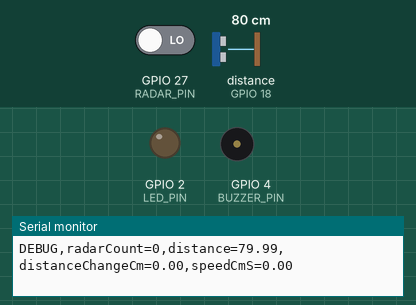
Simulated run of this sketch. Board: ESP32. Parts: output pins drawn as LEDs (lit = HIGH), buzzer (waves = sounding, pin HIGH), the last lines printed to the serial monitor. Wiring (inferred from the names in the program): ultrasonic range finder: trigger GPIO 5; echo GPIO 18. Inputs (shaded band) come from the test bench; at power-on: distance to the obstacle (sensor on GPIO 18) 80 cm, GPIO 27 (RADAR_PIN) LOW. The echo pulse lasts 58.3 µs per cm; WiFi joins after 1.5 s; servers stay silent unless stated; pins used as bus, display or sensor lines are not drawn.

Above: at 3.7 s.
3.8 s: distance to the obstacle (sensor on GPIO 18) set to 23 cm
At 5.0 s:
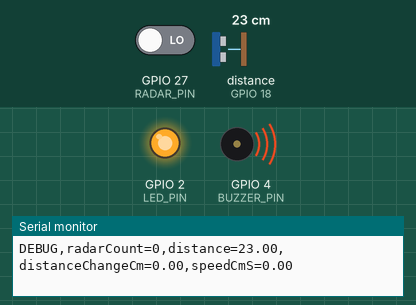
5.4 s: distance to the obstacle (sensor on GPIO 18) set to 18 cm
Timing chart, 0 to 8.6 s (numbered marks = the images above; inputs shaded):
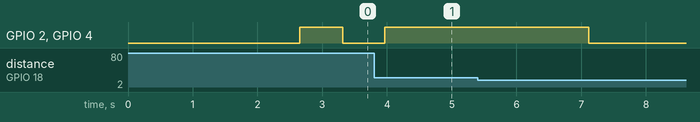

Measured:
- after the input at 3.8 s, GPIO 2 (LED_PIN), GPIO 4 (BUZZER_PIN): LOW → HIGH after 0.17 s

The sketch:

esp32_code.ino
```cpp
  #include <math.h>
#include <WiFi.h>
#include <WebSocketsServer.h>

// WiFi Configuration
const char* ssid = "nnn";
const char* password = "987654312";

WebSocketsServer webSocket = WebSocketsServer(81);

// Pin Configuration
#define TRIG_PIN 5
#define ECHO_PIN 18

#define LED_PIN 2
#define BUZZER_PIN 4

#define RADAR_PIN 27

// Dataset Collection Settings
const int RADAR_SAMPLES = 10;

// Dataset phase should be sensitive.
// Use 1 if RCWL range still looks weak. Use 2 for balanced logging.
// For final demo you can increase it to 3, 5, or 7.
const int RADAR_THRESHOLD = 1;

// Distance threshold for alert or proximity zone.
// 150 cm means buzzer and LED will activate within 1.5 m.
const float ALERT_DISTANCE_CM = 150.0;

const float MIN_VALID_DISTANCE_CM = 20.0;
const float DISTANCE_CHANGE_THRESHOLD_CM = 10.0;
const float SPEED_THRESHOLD_CM_S = 20.0;

// If distance becomes invalid for a moment, alert remains ON briefly.
const unsigned long ALERT_HOLD_MS = 3000;

// Dataset sampling interval.
const int LOOP_DELAY_MS = 200;

// Tracking Variables
float previousDistance = 0.0;
unsigned long previousTime = 0;
unsigned long lastAlertTime = 0;

// Inference code meaning:
// 0 = clear / no useful detection
// 1 = radar motion only
// 2 = proximity only, object/person in ultrasonic range but no radar motion
// 3 = radar motion + distance seen, but outside alert zone
// 4 = breach verified / object within alert distance

// ==========================================
// NEW: LOG ANALYSIS SYSTEM VARIABLES
// ==========================================
unsigned long totalSamples = 0;
unsigned long breachCount = 0;
unsigned long radarOnlyCount = 0;
unsigned long staticCloseCount = 0;
float maxSpeedObserved = 0.0;
float cumulativeSpeed = 0.0;
unsigned long movingSamples = 0;
unsigned long lastLogAnalysisTime = 0;
const unsigned long LOG_ANALYSIS_INTERVAL_MS = 10000; // Output stats every 10 seconds

// Broadcast Telemetry
void broadcastTelemetry(
    String radarStr,
    String pirPlaceholder,
    float distVal,
    String infStr,
    float speedMps,
    unsigned long sampleTime,
    int radarBin,
    int ultrasonicActive,
    int inferenceCode,
    float distanceChangeCm,
    float speedCmS,
    int radarCount
) {
    String payload =
        radarStr + "," +
        pirPlaceholder + "," +
        String(distVal, 1) + "," +
        infStr + "," +
        String(speedMps, 3) + "," +
        String(sampleTime) + "," +
        String(radarBin) + "," +
        String(ultrasonicActive) + "," +
        String(inferenceCode) + "," +
        String(distanceChangeCm, 1) + "," +
        String(speedCmS, 2) + "," +
        String(radarCount);

    // Send to dashboard / Python WebSocket logger
    webSocket.broadcastTXT(payload);

    // Backup USB serial stream for CSV logging
    Serial.print("CSV,");
    Serial.println(payload);
}

// WebSocket Event Handler
// Change WSType_t to WStype_t (lowercase 't')
void webSocketEvent(uint8_t num, WStype_t type, uint8_t * payload, size_t length) {

    IPAddress ip = webSocket.remoteIP(num);
    String clientIP = ip.toString();

    switch(type) {
        // Change WSType_CONNECTED to WStype_CONNECTED
        case WStype_CONNECTED: {
            if (clientIP != "10.239.23.186") {
                String securityAlert = "SECURITY_ALERT," + clientIP;
                webSocket.broadcastTXT(securityAlert);
            }
            break;
        }

        // Change WSType_TEXT to WStype_TEXT
        case WStype_TEXT: {
            // Handle your standard incoming commands or data here
            break;
        }

        // Change WSType_DISCONNECTED to WStype_DISCONNECTED
        case WStype_DISCONNECTED:
            break;
    }
}

// HC-SR04 Distance Function
float getDistance() {
    digitalWrite(TRIG_PIN, LOW);
    delayMicroseconds(2);

    digitalWrite(TRIG_PIN, HIGH);
    delayMicroseconds(10);
    digitalWrite(TRIG_PIN, LOW);

    // 30000 us timeout gives around 5 m theoretical max range.
    long duration = pulseIn(ECHO_PIN, HIGH, 30000);

    if(duration == 0) {
        return -1.0;
    }

    return duration * 0.0343 / 2.0;
}

// Average Ultrasonic Readings
float getAverageDistance() {
    float total = 0.0;
    int validReadings = 0;

    for(int i = 0; i < 5; i++) {
        float reading = getDistance();

        if(reading > 0 && reading < 500.0) {
            total += reading;
            validReadings++;
        }

        delay(10);
    }

    if(validReadings == 0) {
        return 999.0;
    }

    return total / (float)validReadings;
}

// RCWL Radar Read
int readRadarCount() {
    int radarCount = 0;

    for(int i = 0; i < RADAR_SAMPLES; i++) {
        radarCount += digitalRead(RADAR_PIN);
        delay(5);
    }

    return radarCount;
}

// Setup
void setup() {
    Serial.begin(115200);

    pinMode(TRIG_PIN, OUTPUT);
    pinMode(ECHO_PIN, INPUT);

    pinMode(LED_PIN, OUTPUT);
    pinMode(BUZZER_PIN, OUTPUT);

    pinMode(RADAR_PIN, INPUT);

    digitalWrite(LED_PIN, LOW);
    digitalWrite(BUZZER_PIN, LOW);

    Serial.println();
    Serial.println("IDS DATASET COLLECTION VERSION STARTED - PIR REMOVED");
    Serial.println("CSV_SCHEMA,radar_status,pir_placeholder,distance_cm,inference,speed_m_s,esp_millis,radar_bin,ultrasonic_active,inference_code,distance_change_cm,speed_cm_s,radar_count");

    WiFi.begin(ssid, password);

    Serial.print("Connecting to Wi-Fi");
    while (WiFi.status() != WL_CONNECTED) {
        delay(500);
        Serial.print(".");
    }

    Serial.println();
    Serial.println("Wi-Fi Connected!");
    Serial.print("ESP32 IP Address: ");
    Serial.println(WiFi.localIP());

    // Explicit server mode initialization
    webSocket.begin();
    webSocket.onEvent(webSocketEvent);

    delay(1000);
    Serial.println("System Monitoring Active.");
} // <--- FIXED: Added missing closing brace for setup() function

// ==========================================
// NEW: LOG ANALYSIS FUNCTION
// ==========================================
void performLogAnalysis(int infCode, float speedCmS, unsigned long currentMillis) {
    totalSamples++;

    // Track counts based on your active Inference Codes
    if (infCode == 4) breachCount++;
    else if (infCode == 1) radarOnlyCount++;
    else if (infCode == 2) staticCloseCount++;

    // Track kinematics analytics
    float absSpeed = fabs(speedCmS);
    if (absSpeed > 0.0) {
        cumulativeSpeed += absSpeed;
        movingSamples++;
        if (absSpeed > maxSpeedObserved) {
            maxSpeedObserved = absSpeed;
        }
    }

    // Periodically print the structured Log Analysis report
    if (currentMillis - lastLogAnalysisTime >= LOG_ANALYSIS_INTERVAL_MS) {
        float avgSpeed = (movingSamples > 0) ? (cumulativeSpeed / movingSamples) : 0.0;
        float breachRatio = (totalSamples > 0) ? ((float)breachCount / totalSamples) * 100.0 : 0.0;

        Serial.println("\n--- [LOG ANALYSIS REPORT] ---");
        Serial.printf("Uptime Checked      : %lu ms\n", currentMillis);
        Serial.printf("Total Data Samples  : %lu\n", totalSamples);
        Serial.printf("Verified Breaches   : %lu (%.1f%% of logs)\n", breachCount, breachRatio);
        Serial.printf("Radar-Only Anomalies: %lu\n", radarOnlyCount);
        Serial.printf("Static Near Objects : %lu\n", staticCloseCount);
        Serial.printf("Max Approaching Spd : %.2f cm/s\n", maxSpeedObserved);
        Serial.printf("Avg Motion Speed    : %.2f cm/s\n", avgSpeed);
        Serial.println("-----------------------------\n");

        lastLogAnalysisTime = currentMillis;
    }
}

// Main Loop
void loop() {
    webSocket.loop();

    unsigned long currentTime = millis();

    // Read both remaining sensors continuously.
    int radarCount = readRadarCount();
    int radarBin = (radarCount >= RADAR_THRESHOLD) ? 1 : 0;

    float distance = getAverageDistance();
    int ultrasonicActive = 1;

    // Distance change and speed
    float distanceChangeCm = 0.0;
    float speedCmS = 0.0;

    if(previousTime != 0 &&
       distance > 0 &&
       distance < 900.0 &&
       previousDistance > 0 &&
       previousDistance < 900.0) {

        distanceChangeCm = previousDistance - distance;
        float deltaTime = (currentTime - previousTime) / 1000.0;

        if(fabs(distanceChangeCm) < 2.0) {
            distanceChangeCm = 0.0;
        }

        if(deltaTime > 0) {
            speedCmS = distanceChangeCm / deltaTime;
        }

        if(fabs(speedCmS) < 5.0) {
            speedCmS = 0.0;
        }
    }

    float speedMps = speedCmS / 100.0;

    // Inference State Logic
    bool validDistance = (distance >= MIN_VALID_DISTANCE_CM && distance < 500.0);
    bool closeObject = (validDistance && distance <= ALERT_DISTANCE_CM);
    bool radarMotion = (radarBin == 1);
    bool distanceChanging = (fabs(distanceChangeCm) >= DISTANCE_CHANGE_THRESHOLD_CM || fabs(speedCmS) >= SPEED_THRESHOLD_CM_S);

    bool breachVerified = closeObject && (radarMotion || distanceChanging);
    bool staticCloseObject = closeObject && !radarMotion && !distanceChanging;

    String radarStatus = radarBin ? "MOTION_DETECTED" : "STILL";
    String pirPlaceholder = "PIR_REMOVED";
    String inference;
    int inferenceCode;

    if(breachVerified) {
        inference = "BREACH_VERIFIED";
        inferenceCode = 4;
    }
    else if(staticCloseObject) {
        inference = "STATIC_OBJECT_NEAR";
        inferenceCode = 2;
    }
    else if(radarMotion && validDistance) {
        inference = "RADAR_DISTANCE_TRACKING";
        inferenceCode = 3;
    }
    else if(radarMotion && !validDistance) {
        inference = "RADAR_ONLY";
        inferenceCode = 1;
    }
    else {
        inference = "SECURE";
        inferenceCode = 0;
    }

    // Send data to dashboard + CSV logger
    broadcastTelemetry(
        radarStatus,
        pirPlaceholder,
        distance,
        inference,
        speedMps,
        currentTime,
        radarBin,
        ultrasonicActive, // FIXED: Changed 'tick' back to your native tracking variable
        inferenceCode,
        distanceChangeCm,
        speedCmS,
        radarCount
    );

    // Debug line
    Serial.print("DEBUG,radarCount=");
    Serial.print(radarCount);
    Serial.print(",distance=");
    Serial.print(distance);
    Serial.print(",distanceChangeCm=");
    Serial.print(distanceChangeCm);
    Serial.print(",speedCmS=");
    Serial.println(speedCmS);

    // Alert Actuation
    if(breachVerified) {
        lastAlertTime = millis();
    }

    if(millis() - lastAlertTime <= ALERT_HOLD_MS) {
        digitalWrite(LED_PIN, HIGH);
        digitalWrite(BUZZER_PIN, HIGH);
    } else {
        digitalWrite(LED_PIN, LOW);
        digitalWrite(BUZZER_PIN, LOW);
    }

    previousDistance = distance;
    previousTime = currentTime;

    // ==========================================
    // NEW: INTEGRATION CALL FOR LOG ANALYSIS
    // ==========================================
    performLogAnalysis(inferenceCode, speedCmS, currentTime);

    delay(LOOP_DELAY_MS);
}
```
